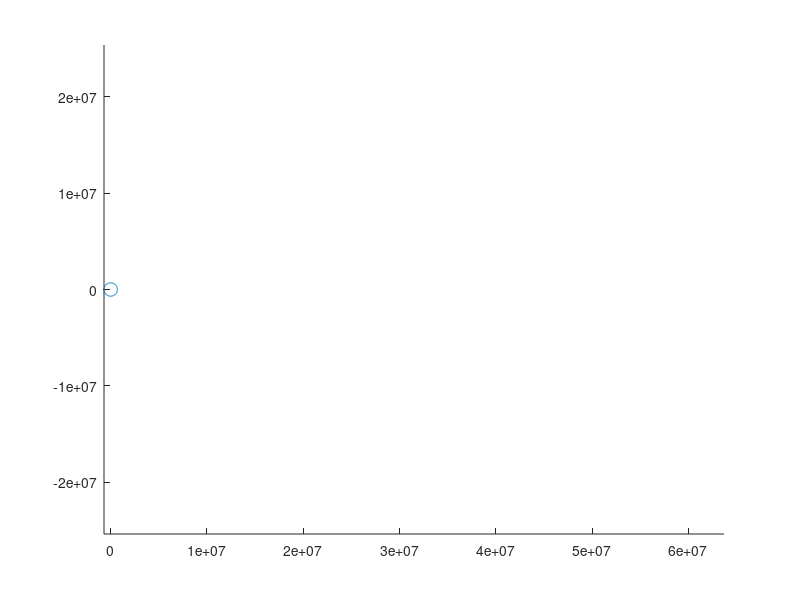

The MATLAB script that drew this image:
% data of the solar system

close all; clear;

R_sun =  6.96e5; % km

R_earth = 6.37e3; % km
r_earth = 1.46e8; % km

R_moon = 1.74e3; % km
r_moon = 3.84e5; % km

R_jupiter = 7.15e4; % km
r_jupiter = 7.79e8; % km

r_neptune = 4.5e9; % km

r_alpha = 3.99e13; % km


phi = linspace(0,2*pi,200);
x_c = cos(phi);
y_c = sin(phi);



figure; hold on; axis equal;
plot(R_sun*x_c, R_sun*y_c);
plot(R_earth*(x_c + 10000), R_earth*y_c);
